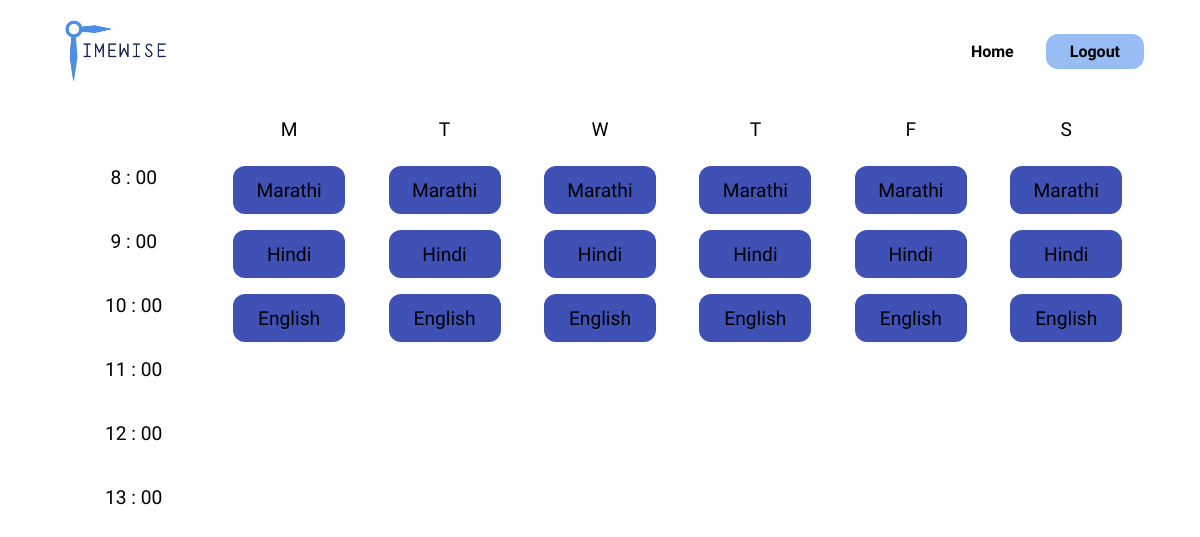
Page /timetable/8/ on the committed database.
### generator/models.py (models this page shows)
class Lecture(models.Model):
    start_time = models.TimeField(null=True)
    end_time = models.TimeField(null=True)
    subject = models.ForeignKey("Subject", on_delete=models.CASCADE, null=True)
    teacher = models.ForeignKey("Teacher", on_delete=models.CASCADE, null=True)
    day = models.CharField(max_length=10, null=True)
    author = models.ForeignKey(
        settings.AUTH_USER_MODEL, on_delete=models.CASCADE, null=True
    )
    class_id = models.ForeignKey("Class", on_delete=models.CASCADE, null=True)
    color = models.CharField(max_length=10, default="#ffffff")

class Subject(models.Model):
    id = models.AutoField(primary_key=True)
    name = models.CharField(max_length=100)
    author = models.ForeignKey(
        settings.AUTH_USER_MODEL, on_delete=models.CASCADE, null=True
    )
    no_lec = models.IntegerField(default=0)
    color = models.CharField(max_length=10, default="#ffffff")
    def __str__(self):
        return self.name

### generator/views.py (the view, shortened to what this page needs)
# urls.py: re_path(r"^timetable/(?P<resname>\d+)/$", views.generate_timetables, name="gen"),
def generate_timetables(request, resname):
    days = ["Monday", "Tuesday", "Wednesday", "Thursday", "Friday", "Saturday"]
    class_obj = Class.objects.get(id=resname)
    teachers = Teacher.objects.filter(classes__has_key=class_obj.id)
    for day in days:
        subjects = class_obj.subjects.all()
        subject2 = list(subjects)
        shuffle(subject2)
        for subject in subject2:
            if Lecture.objects.filter(day=day, subject=subject).exists():
                continue
    lectures = Lecture.objects.filter(class_id=class_obj)
    print(Fore.YELLOW)
    suffix = str(class_obj.start_time).split(":")[1]
    print(lectures)
    time = int(str(class_obj.start_time).split(":")[0])
    print(time)
    etime = int(str(class_obj.end_time).split(":")[0])
    print(etime)
    alltime = []
    for i in range(time, etime):
        alltime.append(str(i) + " : " + suffix)
    print(Fore.RESET)
    context = {"lectures": lectures, "alltime": alltime, "days": days}
    return render(request, "generator/timetable.html", context)

### generator/templates/generator/timetable.html (shortened to what this page needs)
{% load static %}
<!DOCTYPE html>
<html lang="en">
<head>
    <link rel="stylesheet" href="{% static './style.css' %}">
    <link rel="stylesheet" href="{% static './tt.css' %}">
</head>
<body>
    <nav class="nav-bar">
        <img src="{% static './images/logo.png' %}" class="logo">
        <div class="nav-urls">
            <div class="sub-url">
                <a href="{% url 'generator:home' %}">
                Home
                </a>
            </div>
            <div id="add-class" class="url-link">
                <a href="{% url 'generator:logout' %}">
                Logout
                </a>
            </div>
        </div>
    </nav>
    <main class="tt-main" style="margin-top: 2rem;">
        <div class="upper-row">
            <div class="col"></div>
            <div class="col">M</div>
            <div class="col">T</div>
            <div class="col">W</div>
            <div class="col">T</div>
            <div class="col">F</div>
            <div class="col ">S</div>
        </div>
        <div class="tt-body" style="justify-content: space-around;">
            <div class="times">
                {% for i in alltime %}
                <div class="col">
                    {{i}}
                </div>
                {% endfor %}
            </div>
            {% for day in days %}
            <div class="vals" >
                {% for l in lectures %}
                {% if l.day == day %}
                <div class="col colorful"  style="background-color: {{l.color}};" style="color : white; ">
                    {{l.subject}}
                </div>
                {% endif %}
                {% endfor %}
            </div>
            {% endfor %}
            </div>
    </main>
</body>
</html>

### generator/static/style.css (style rules this page uses)
* { font-family: 'Rajdhani', sans-serif; }
body { padding: .5rem 3rem; }
nav.nav-bar { display: flex; justify-content: space-between; align-items: center; }
.nav-urls { display: flex; gap: 2rem; font-weight: 600; align-items: center; }
.logo { height: 70px; filter: hue-rotate(30deg); }
.url-link { padding: .5rem 1.5rem; background-color: #98BCF4; border-radius: 12px; }
a { text-decoration: none; color: currentColor; }

### generator/static/tt.css (style rules this page uses)
.tt-main { display: flex; flex-direction: column; align-items: center; justify-content: center; font-size: 1.2rem; font-weight: 500; }
.tt-main .upper-row { display: flex; align-items: center; justify-content: space-around; width: 100%; }
.tt-main .tt-body { display: flex; align-items: flex-start; justify-content: flex-start; width: 100%; }
.col { width: 7rem; height: 3rem; display: flex; justify-content: center; }
.vals, .times { display: flex; flex-direction: column; align-items: flex-start; justify-content: flex-start; gap: 1rem; }
.vals { align-items: flex-end; }
.vals .col { background-color: aquamarine; display: flex; align-items: center; justify-content: center; border-radius: 12px; }

### rows in the picture
Lecture: subject "Marathi"
Lecture: subject "Hindi"
Lecture: subject "English"
Lecture: subject "Marathi"
Lecture: subject "Hindi"
Lecture: subject "English"
Lecture: subject "Marathi"
Lecture: subject "Hindi"
Lecture: subject "English"
Lecture: subject "Marathi"
Lecture: subject "Hindi"
Lecture: subject "English"
Lecture: subject "Marathi"
Lecture: subject "Hindi"
Lecture: subject "English"
Lecture: subject "Marathi"
Lecture: subject "Hindi"
Lecture: subject "English"

### other values in the picture
{{ i }} "8 : 00" "9 : 00" "10 : 00" "11 : 00" "12 : 00" "13 : 00"
